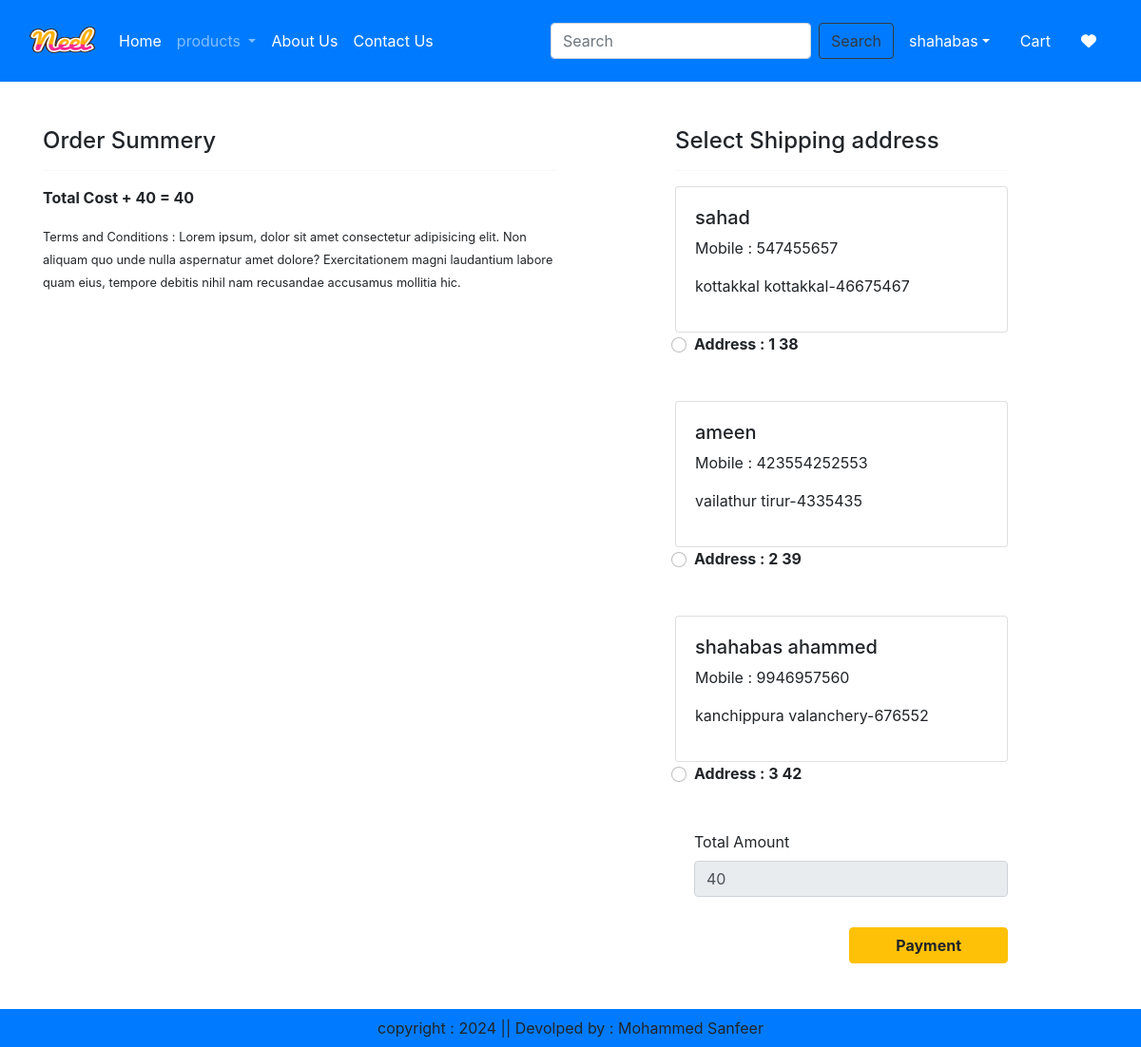
The app's page /checkout/ (signed in) with its own data.
### ecommerce/models.py (models this page shows, shortened)
class Customer(models.Model):
    user = models.ForeignKey(User, on_delete=models.CASCADE)
    name = models.CharField(max_length=200)
    locality = models.CharField(max_length=200)
    city = models.CharField(max_length=50)
    mobile = models.IntegerField(default=0)
    zipcode = models.IntegerField()

### ecommerce/views.py (the view, shortened to what this page needs)
# urls.py: path('checkout/',views.checkout.as_view(),name='checkout'),
@method_decorator(login_required,name='dispatch')
class checkout(View):
    def get(self,request):
        user = request.user
        add = Customer.objects.filter(user=user)
        cart_items = Cart.objects.filter(user=user)
        famount =0
        for p in cart_items:
            value = p.quantity * p.product.discounted_price
            famount = famount+value
        totalamount = famount + 40
        razoramount = int(totalamount *100)
        client = razorpay.Client(auth=(settings.RAZOR_KEY_ID,settings.RAZOR_KEY_SECRET))
        data = {'amount':razoramount,'currency': "INR",'receipt':'oder_rcptid_11'}
        payment_response = client.order.create(data=data)
        print(payment_response)
        order_id = payment_response['id']
        order_status = payment_response['status']
        return render(request,'checkout.html',locals())

### ecommerce/templates/checkout.html (shortened to what this page needs)
{% extends 'base.html' %}
{% load static  %}
{% block main-content %}
<div class="container">
    <div class="row mt-5">
        <div class="col-sm-6">
            <h4>Order Summery</h4>
            <hr>
            <p class="fw-bold ">Total Cost + 40 = {{totalamount}}</p>
            <small>Terms and Conditions : Lorem ipsum, dolor sit amet consectetur adipisicing elit. Non aliquam quo unde nulla aspernatur amet dolore? Exercitationem magni laudantium labore quam eius, tempore debitis nihil nam recusandae accusamus mollitia hic.</small>
        </div>
        <div class="col-sm-4 offset-sm-1">
            <h4>Select Shipping address </h4>
            <hr>
            <form method="post" id="myform">
                {% for ad in add %}
                <div class="card">
                    <div class="card-body">
                        <h5>{{ad.name}}</h5>
                        <p>Mobile : {{ad.mobile}}</p>
                        <p>{{ad.locality}} {{ad.city}}-{{ad.zipcode}}</p>
                    </div>
                </div>
                <div class="form-check mb-2 mb-5">
                    <input class="form-check-input" type="radio" name="custid" id="custadd{{forloop.counter}}" value="{{ad.id}}">
                    <label class="form-check-label fw-bold" for="custadd{{forloop.counter}}">
                        Address : {{forloop.counter}} {{ad.id}}
                    </label>
                </div>
                {% endfor %}
                <div class="form-check mb-3">
                    <label for="totalamount" class="form-label">Total Amount</label>
                    <input type="number" class="form-control" name="totalamount" value="{{totalamount}}" readonly>
                </div>
                <div class="text-end">
                    <button id="rzp-button1" type="submit" class="btn btn-warning mt-3 px-5 fw-bold" >Payment</button>
                </div>
            </form>
        </div>
    </div>
</div>
{% endblock main-content%}

### ecommerce/templates/base.html (shortened to what this page needs)
<!DOCTYPE html>
{% load static %}
<html lang="en">
<head>
    <link href="https://cdn.jsdelivr.net/npm/bootstrap@5.2.3/dist/css/bootstrap.min.css" rel="stylesheet">
    <link rel="stylesheet" href="https://cdn.jsdelivr.net/npm/bootstrap@4.0.0/dist/css/bootstrap.min.css">
    <link rel="stylesheet" href="https://cdnjs.cloudflare.com/ajax/libs/font-awesome/5.15.3/css/all.min.css">
    <link rel="stylesheet" href="{% static 'css/owl.carousel.min.css'  %}">
    <link rel="stylesheet" href="{% static 'all.min.css'  %}">
    <link rel="stylesheet" href="{% static 'css/style.css'  %}">
</head>
<body>
    <nav class="navbar navbar-expand-lg navbar-dark bg-primary">
        <div class="container-fluid">
          <a class="navbar-brand" href="#">
            <img src="{% static 'images/Neel.png' %}"  width="70" height="60" alt="">
          </a>
          <div class="collapse navbar-collapse" id="navbarSupportedContent">
            <ul class="navbar-nav me-auto mb-2 mb-lg-0">
              {% if request.user.is_authenticated %}
              <li class="nav-item">
                <a class="nav-link active" aria-current="page" href="/">Home</a>
              </li>
              <li class="nav-item dropdown">
                <a class="nav-link dropdown-toggle " href="#" role="button" data-bs-toggle="dropdown" aria-expanded="false">
                  products
                </a>
              </li>
              <li class="nav-item">
                <a class="nav-link text-white" href="{% url 'about' %}">About Us</a>
              </li>
              <li class="nav-item">
                <a class="nav-link text-white" href="{% url 'contact' %}">Contact Us</a>
              </li>
            </ul>
            <form class="d-flex" role="search" action="/search">
              <input class="form-control me-2" type="search" placeholder="Search" name="search" aria-label="Search">
              <button class="btn btn-outline-dark" type="submit">Search</button>
            </form>
          </div>
          <ul class="navbar-nav me-auto mb-2 mb-lg-0">
            <li class="nav-item dropdown mx-2">
                <a class="nav-link dropdown-toggle text-white" href="" id="profileDropdown" role="bu
                " data-bs-toggle="dropdown" aria-expanded="false">{{request.user}}</a>
            </li>
            <li class="nav-item mx-2">
                <a href="{% url 'showcart' %}" class="nav-link text-white">Cart </a>
            </li>
            <li class="nav-item mx-2">
                <a href="{% url 'showwishlist' %}" class="nav-link text-white"><i class="fa fa-heart"></i> </a>
            </li>
          {% endif %}
          </ul>
        </div>
    </nav>
    {% block main-content %} {% endblock main-content %}
    <footer class="container-fluid  bg-primary text-center p-2 mt-5">
        copyright : 2024 || Devolped by : Mohammed Sanfeer
    </footer>
</body>
</html>

### records on screen
Customer: name "sahad", mobile "547455657", locality "kottakkal", city "kottakkal", zipcode "46675467", id "38"
Customer: name "ameen", mobile "423554252553", locality "vailathur", city "tirur", zipcode "4335435", id "39"
Customer: name "shahabas ahammed", mobile "9946957560", locality "kanchippura", city "valanchery", zipcode "676552", id "42"

### other values on screen
{{ request.user }} "shahabas"
{{ totalamount }} "40"
